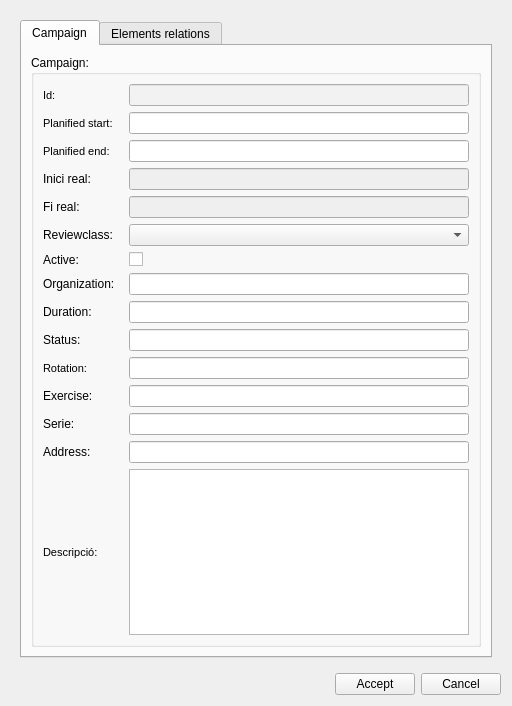
<?xml version="1.0" encoding="UTF-8"?>
<ui version="4.0">
 <class>add_campaign</class>
 <widget class="QDialog" name="add_campaign">
  <property name="geometry">
   <rect>
    <x>0</x>
    <y>0</y>
    <width>512</width>
    <height>706</height>
   </rect>
  </property>
  <property name="windowTitle">
   <string>Campaign</string>
  </property>
  <layout class="QVBoxLayout" name="verticalLayout_3">
   <item>
    <widget class="QWidget" name="centralwidget" native="true">
     <layout class="QVBoxLayout" name="verticalLayout_2">
      <item>
       <widget class="QTabWidget" name="tab_widget">
        <property name="currentIndex">
         <number>0</number>
        </property>
        <widget class="QWidget" name="CampaignTab">
         <attribute name="title">
          <string>Campaign</string>
         </attribute>
         <layout class="QVBoxLayout" name="verticalLayout" stretch="0">
          <item>
           <widget class="QGroupBox" name="grb_campaign">
            <property name="title">
             <string>Campaign:</string>
            </property>
            <layout class="QGridLayout" name="gridLayout_2">
             <item row="7" column="0" colspan="2">
              <layout class="QGridLayout" name="gridLayout_5">
               <item row="8" column="1">
                <widget class="QLineEdit" name="campaign_duration"/>
               </item>
               <item row="11" column="0">
                <widget class="QLabel" name="label">
                 <property name="maximumSize">
                  <size>
                   <width>16777215</width>
                   <height>16777215</height>
                  </size>
                 </property>
                 <property name="text">
                  <string>Exercise:</string>
                 </property>
                 <property name="margin">
                  <number>3</number>
                 </property>
                </widget>
               </item>
               <item row="14" column="1">
                <widget class="QTextEdit" name="campaign_descript"/>
               </item>
               <item row="4" column="0">
                <widget class="QLabel" name="label_4">
                 <property name="text">
                  <string>Fi real:</string>
                 </property>
                </widget>
               </item>
               <item row="3" column="0">
                <widget class="QLabel" name="label_3">
                 <property name="text">
                  <string>Inici real:</string>
                 </property>
                </widget>
               </item>
               <item row="9" column="0">
                <widget class="QLabel" name="label_7">
                 <property name="text">
                  <string>Status:</string>
                 </property>
                </widget>
               </item>
               <item row="2" column="1">
                <widget class="QLineEdit" name="campaign_enddate"/>
               </item>
               <item row="0" column="0">
                <widget class="QLabel" name="label_node_type">
                 <property name="font">
                  <font>
                   <pointsize>8</pointsize>
                   <weight>50</weight>
                   <bold>false</bold>
                  </font>
                 </property>
                 <property name="frameShape">
                  <enum>QFrame::NoFrame</enum>
                 </property>
                 <property name="frameShadow">
                  <enum>QFrame::Plain</enum>
                 </property>
                 <property name="text">
                  <string>Id:</string>
                 </property>
                 <property name="textFormat">
                  <enum>Qt::AutoText</enum>
                 </property>
                 <property name="scaledContents">
                  <bool>false</bool>
                 </property>
                 <property name="alignment">
                  <set>Qt::AlignLeading|Qt::AlignLeft|Qt::AlignVCenter</set>
                 </property>
                 <property name="margin">
                  <number>3</number>
                 </property>
                </widget>
               </item>
               <item row="13" column="0">
                <widget class="QLabel" name="label_8">
                 <property name="text">
                  <string>Address:</string>
                 </property>
                </widget>
               </item>
               <item row="13" column="1">
                <widget class="QLineEdit" name="campaign_address"/>
               </item>
               <item row="7" column="0">
                <widget class="QLabel" name="label_5">
                 <property name="text">
                  <string>Organization:</string>
                 </property>
                </widget>
               </item>
               <item row="7" column="1">
                <widget class="QLineEdit" name="campaign_organization_id"/>
               </item>
               <item row="1" column="0">
                <widget class="QLabel" name="label_node_type_3">
                 <property name="minimumSize">
                  <size>
                   <width>80</width>
                   <height>0</height>
                  </size>
                 </property>
                 <property name="maximumSize">
                  <size>
                   <width>0</width>
                   <height>16777215</height>
                  </size>
                 </property>
                 <property name="font">
                  <font>
                   <pointsize>8</pointsize>
                   <weight>50</weight>
                   <bold>false</bold>
                  </font>
                 </property>
                 <property name="frameShape">
                  <enum>QFrame::NoFrame</enum>
                 </property>
                 <property name="frameShadow">
                  <enum>QFrame::Plain</enum>
                 </property>
                 <property name="text">
                  <string>Planified start:</string>
                 </property>
                 <property name="textFormat">
                  <enum>Qt::AutoText</enum>
                 </property>
                 <property name="scaledContents">
                  <bool>false</bool>
                 </property>
                 <property name="alignment">
                  <set>Qt::AlignLeading|Qt::AlignLeft|Qt::AlignVCenter</set>
                 </property>
                 <property name="margin">
                  <number>3</number>
                 </property>
                </widget>
               </item>
               <item row="0" column="1">
                <widget class="QLineEdit" name="campaign_id">
                 <property name="enabled">
                  <bool>true</bool>
                 </property>
                 <property name="styleSheet">
                  <string notr="true">background: rgb(242, 242, 242);
                                                 color: rgb(100, 100, 100)</string>
                 </property>
                 <property name="frame">
                  <bool>true</bool>
                 </property>
                 <property name="readOnly">
                  <bool>true</bool>
                 </property>
                </widget>
               </item>
               <item row="14" column="0">
                <widget class="QLabel" name="label_flexunion_code_5">
                 <property name="font">
                  <font>
                   <pointsize>8</pointsize>
                  </font>
                 </property>
                 <property name="frameShape">
                  <enum>QFrame::NoFrame</enum>
                 </property>
                 <property name="frameShadow">
                  <enum>QFrame::Plain</enum>
                 </property>
                 <property name="text">
                  <string>Descripció:</string>
                 </property>
                 <property name="textFormat">
                  <enum>Qt::AutoText</enum>
                 </property>
                 <property name="scaledContents">
                  <bool>false</bool>
                 </property>
                 <property name="alignment">
                  <set>Qt::AlignLeading|Qt::AlignLeft|Qt::AlignVCenter</set>
                 </property>
                 <property name="margin">
                  <number>3</number>
                 </property>
                </widget>
               </item>
               <item row="2" column="0">
                <widget class="QLabel" name="label_node_type_2">
                 <property name="minimumSize">
                  <size>
                   <width>80</width>
                   <height>0</height>
                  </size>
                 </property>
                 <property name="maximumSize">
                  <size>
                   <width>0</width>
                   <height>16777215</height>
                  </size>
                 </property>
                 <property name="font">
                  <font>
                   <pointsize>8</pointsize>
                   <weight>50</weight>
                   <bold>false</bold>
                  </font>
                 </property>
                 <property name="frameShape">
                  <enum>QFrame::NoFrame</enum>
                 </property>
                 <property name="frameShadow">
                  <enum>QFrame::Plain</enum>
                 </property>
                 <property name="text">
                  <string>Planified end:</string>
                 </property>
                 <property name="textFormat">
                  <enum>Qt::AutoText</enum>
                 </property>
                 <property name="scaledContents">
                  <bool>false</bool>
                 </property>
                 <property name="alignment">
                  <set>Qt::AlignLeading|Qt::AlignLeft|Qt::AlignVCenter</set>
                 </property>
                 <property name="margin">
                  <number>3</number>
                 </property>
                </widget>
               </item>
               <item row="5" column="0">
                <widget class="QLabel" name="reviewclass_id">
                 <property name="text">
                  <string>Reviewclass:</string>
                 </property>
                </widget>
               </item>
               <item row="4" column="1">
                <widget class="QLineEdit" name="campaign_real_enddate">
                 <property name="enabled">
                  <bool>false</bool>
                 </property>
                 <property name="readOnly">
                  <bool>true</bool>
                 </property>
                </widget>
               </item>
               <item row="1" column="1">
                <widget class="QLineEdit" name="campaign_startdate"/>
               </item>
               <item row="8" column="0">
                <widget class="QLabel" name="label_6">
                 <property name="text">
                  <string>Duration:</string>
                 </property>
                </widget>
               </item>
               <item row="5" column="1">
                <widget class="QComboBox" name="campaign_reviewclass_id"/>
               </item>
               <item row="6" column="1">
                <widget class="QCheckBox" name="campaign_active">
                 <property name="text">
                  <string/>
                 </property>
                </widget>
               </item>
               <item row="10" column="0">
                <widget class="QLabel" name="label_node_type_5">
                 <property name="font">
                  <font>
                   <pointsize>8</pointsize>
                   <weight>50</weight>
                   <bold>false</bold>
                  </font>
                 </property>
                 <property name="frameShape">
                  <enum>QFrame::NoFrame</enum>
                 </property>
                 <property name="frameShadow">
                  <enum>QFrame::Plain</enum>
                 </property>
                 <property name="text">
                  <string>Rotation:</string>
                 </property>
                 <property name="textFormat">
                  <enum>Qt::AutoText</enum>
                 </property>
                 <property name="scaledContents">
                  <bool>false</bool>
                 </property>
                 <property name="alignment">
                  <set>Qt::AlignLeading|Qt::AlignLeft|Qt::AlignVCenter</set>
                 </property>
                 <property name="margin">
                  <number>3</number>
                 </property>
                </widget>
               </item>
               <item row="9" column="1">
                <widget class="QLineEdit" name="campaign_status"/>
               </item>
               <item row="12" column="0">
                <widget class="QLabel" name="label_2">
                 <property name="text">
                  <string>Serie:</string>
                 </property>
                 <property name="margin">
                  <number>3</number>
                 </property>
                </widget>
               </item>
               <item row="10" column="1">
                <widget class="QLineEdit" name="campaign_rotation"/>
               </item>
               <item row="11" column="1">
                <widget class="QLineEdit" name="campaign_exercise"/>
               </item>
               <item row="3" column="1">
                <widget class="QLineEdit" name="campaign_real_startdate">
                 <property name="enabled">
                  <bool>false</bool>
                 </property>
                 <property name="readOnly">
                  <bool>true</bool>
                 </property>
                </widget>
               </item>
               <item row="6" column="0">
                <widget class="QLabel" name="active">
                 <property name="text">
                  <string>Active:</string>
                 </property>
                </widget>
               </item>
               <item row="12" column="1">
                <widget class="QLineEdit" name="campaign_serie"/>
               </item>
              </layout>
             </item>
            </layout>
           </widget>
          </item>
         </layout>
        </widget>
        <widget class="QWidget" name="RelationsTab">
         <attribute name="title">
          <string>Elements relations</string>
         </attribute>
         <layout class="QVBoxLayout" name="verticalLayout_4">
          <item>
           <layout class="QHBoxLayout" name="horizontalLayout_8" stretch="0,1">
            <item>
             <widget class="QLabel" name="label_feature_type">
              <property name="font">
               <font>
                <pointsize>8</pointsize>
               </font>
              </property>
              <property name="frameShape">
               <enum>QFrame::NoFrame</enum>
              </property>
              <property name="frameShadow">
               <enum>QFrame::Plain</enum>
              </property>
              <property name="text">
               <string>Element type:</string>
              </property>
              <property name="textFormat">
               <enum>Qt::AutoText</enum>
              </property>
              <property name="scaledContents">
               <bool>false</bool>
              </property>
              <property name="alignment">
               <set>Qt::AlignLeading|Qt::AlignLeft|Qt::AlignVCenter</set>
              </property>
              <property name="margin">
               <number>3</number>
              </property>
             </widget>
            </item>
            <item>
             <widget class="QComboBox" name="campaign_feature_type">
              <property name="editable">
               <bool>true</bool>
              </property>
              <property name="sizeAdjustPolicy">
               <enum>QComboBox::AdjustToContents</enum>
              </property>
             </widget>
            </item>
           </layout>
          </item>
          <item>
           <layout class="QHBoxLayout" name="horizontalLayout_20">
            <item>
             <widget class="QLineEdit" name="campaign_txt_path_rel">
              <property name="readOnly">
               <bool>true</bool>
              </property>
             </widget>
            </item>
            <item>
             <widget class="QPushButton" name="campaign_btn_path_rel">
              <property name="text">
               <string>...</string>
              </property>
             </widget>
            </item>
            <item>
             <widget class="QPushButton" name="campaign_btn_export_rel">
              <property name="text">
               <string>Export to csv</string>
              </property>
             </widget>
            </item>
           </layout>
          </item>
          <item>
           <widget class="Line" name="line_2">
            <property name="orientation">
             <enum>Qt::Horizontal</enum>
            </property>
           </widget>
          </item>
          <item>
           <layout class="QHBoxLayout" name="horizontalLayout_9">
            <item>
             <widget class="QLineEdit" name="campaign_feature_id"/>
            </item>
            <item>
             <widget class="QToolButton" name="action_selector">
              <property name="text">
               <string>...</string>
              </property>
              <property name="popupMode">
               <enum>QToolButton::MenuButtonPopup</enum>
              </property>
              <property name="autoRaise">
               <bool>true</bool>
              </property>
             </widget>
            </item>
            <item>
             <widget class="QPushButton" name="campaign_btn_feature_insert">
              <property name="text">
               <string/>
              </property>
              <property name="icon">
               <iconset>
                <normaloff>../icons/111.png</normaloff>../icons/111.png</iconset>
              </property>
             </widget>
            </item>
            <item>
             <widget class="QPushButton" name="btn_feature_delete">
              <property name="text">
               <string/>
              </property>
              <property name="icon">
               <iconset>
                <normaloff>../icons/112.png</normaloff>../icons/112.png</iconset>
              </property>
             </widget>
            </item>
            <item>
             <widget class="QPushButton" name="btn_feature_snapping">
              <property name="text">
               <string/>
              </property>
              <property name="icon">
               <iconset>
                <normaloff>../icons/137.png</normaloff>../icons/137.png</iconset>
              </property>
             </widget>
            </item>
           </layout>
          </item>
          <item>
           <widget class="QTableView" name="tbl_relation">
            <property name="sortingEnabled">
             <bool>true</bool>
            </property>
           </widget>
          </item>
         </layout>
        </widget>
       </widget>
      </item>
     </layout>
    </widget>
   </item>
   <item>
    <layout class="QGridLayout" name="lyt_buttons">
     <item row="0" column="1">
      <widget class="QPushButton" name="btn_accept">
       <property name="text">
        <string>Accept</string>
       </property>
      </widget>
     </item>
     <item row="0" column="2">
      <widget class="QPushButton" name="btn_cancel">
       <property name="text">
        <string>Cancel</string>
       </property>
      </widget>
     </item>
     <item row="0" column="0">
      <spacer name="horizontalSpacer">
       <property name="orientation">
        <enum>Qt::Horizontal</enum>
       </property>
       <property name="sizeHint" stdset="0">
        <size>
         <width>40</width>
         <height>20</height>
        </size>
       </property>
      </spacer>
     </item>
    </layout>
   </item>
  </layout>
  <action name="actionT">
   <property name="text">
    <string>t</string>
   </property>
  </action>
 </widget>
 <tabstops>
  <tabstop>tab_widget</tabstop>
  <tabstop>campaign_feature_type</tabstop>
  <tabstop>campaign_feature_id</tabstop>
  <tabstop>campaign_btn_feature_insert</tabstop>
  <tabstop>btn_feature_delete</tabstop>
  <tabstop>btn_feature_snapping</tabstop>
  <tabstop>tbl_relation</tabstop>
 </tabstops>
 <resources/>
 <connections/>
</ui>
